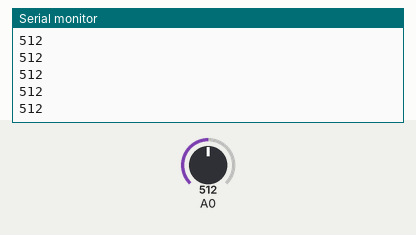
This sketch was run on a simulated Arduino Uno, built with avr-gcc and run on an emulated ATmega328P. Parts: the last lines printed to the serial monitor. The inputs (shaded band) are chosen by the test bench; at power-on: A0 = 512.

Above: at 1.2 s.
1.3 s: A0 set to 716
At 1.56 s:
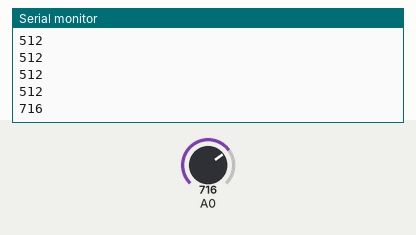
2.8 s: A0 set to 900
At 2.96 s:
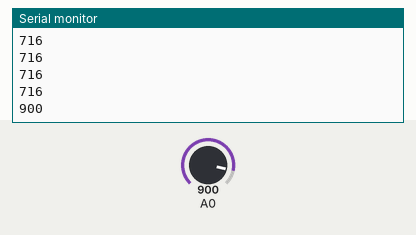
Timing chart, 0 to 5.8 s (numbered marks = the images above; inputs shaded):
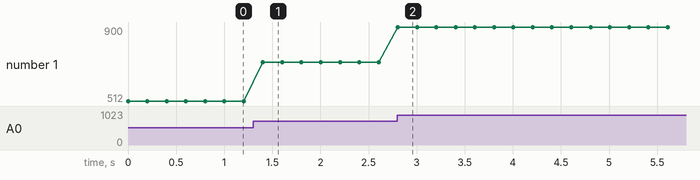

Measured:
- after the input at 1.3 s, the serial monitor: prints a new line after 0.10 s (image 1)
- after the input at 2.8 s, the serial monitor: prints a new line at once (image 2)
- plotted number 1: 512 → 716 after the input at 1.3 s, 716 → 900 after the input at 2.8 s

The sketch:

Testing.ino
```cpp
void setup() {
  pinMode(A0, INPUT);
  Serial.begin(9600);
}

void loop() {

int flexsensor = analogRead(A0);
Serial.println(flexsensor);
delay(200);


}
```
